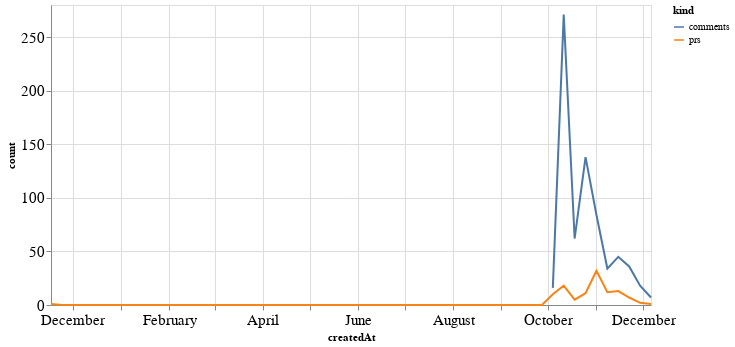

Notebook code cell kept with this figure:
### Code cell
alt.Chart(total_time, width=600).mark_line().encode(
    x='createdAt',
    y='count',
    color='kind'
)

### Figure 1 — Vega-Lite specification as saved in the notebook (floating-point values rounded to 4 significant figures)
{"config": {"axisLeft": {"labelFontSize": 15}, "axisBottom": {"labelFontSize": 15}}, "data": {"name": "data-7adf25f294d3f4b383d65e8ebafc4c41"}, "mark": "line", "encoding": {"color": {"type": "nominal", "field": "kind"}, "x": {"type": "temporal", "field": "createdAt"}, "y": {"type": "quantitative", "field": "count"}}, "width": 600, "$schema": "https://vega.github.io/schema/vega-lite/v4.8.1.json", "datasets": {"data-7adf25f294d3f4b383d65e8ebafc4c41": [{"createdAt": "2019-11-17T00:00:00", "kind": "prs", "count": 1.0}, {"createdAt": "2019-11-24T00:00:00", "kind": "prs", "count": 0.0}, {"createdAt": "2019-12-01T00:00:00", "kind": "prs", "count": 0.0}, {"createdAt": "2019-12-08T00:00:00", "kind": "prs", "count": 0.0}, {"createdAt": "2019-12-15T00:00:00", "kind": "prs", "count": 0.0}, {"createdAt": "2019-12-22T00:00:00", "kind": "prs", "count": 0.0}, {"createdAt": "2019-12-29T00:00:00", "kind": "prs", "count": 0.0}, {"createdAt": "2020-01-05T00:00:00", "kind": "prs", "count": 0.0}, {"createdAt": "2020-01-12T00:00:00", "kind": "prs", "count": 0.0}, {"createdAt": "2020-01-19T00:00:00", "kind": "prs", "count": 0.0}, {"createdAt": "2020-01-26T00:00:00", "kind": "prs", "count": 0.0}, {"createdAt": "2020-02-02T00:00:00", "kind": "prs", "count": 0.0}, {"createdAt": "2020-02-09T00:00:00", "kind": "prs", "count": 0.0}, {"createdAt": "2020-02-16T00:00:00", "kind": "prs", "count": 0.0}, {"createdAt": "2020-02-23T00:00:00", "kind": "prs", "count": 0.0}, {"createdAt": "2020-03-01T00:00:00", "kind": "prs", "count": 0.0}, {"createdAt": "2020-03-08T00:00:00", "kind": "prs", "count": 0.0}, {"createdAt": "2020-03-15T00:00:00", "kind": "prs", "count": 0.0}, {"createdAt": "2020-03-22T00:00:00", "kind": "prs", "count": 0.0}, {"createdAt": "2020-03-29T00:00:00", "kind": "prs", "count": 0.0}, {"createdAt": "2020-04-05T00:00:00", "kind": "prs", "count": 0.0}, {"createdAt": "2020-04-12T00:00:00", "kind": "prs", "count": 0.0}, {"createdAt": "2020-04-19T00:00:00", "kind": "prs", "count": 0.0}, {"createdAt": "2020-04-26T00:00:00", "kind": "prs", "count": 0.0}, {"createdAt": "2020-05-03T00:00:00", "kind": "prs", "count": 0.0}, {"createdAt": "2020-05-10T00:00:00", "kind": "prs", "count": 0.0}, {"createdAt": "2020-05-17T00:00:00", "kind": "prs", "count": 0.0}, {"createdAt": "2020-05-24T00:00:00", "kind": "prs", "count": 0.0}, {"createdAt": "2020-05-31T00:00:00", "kind": "prs", "count": 0.0}, {"createdAt": "2020-06-07T00:00:00", "kind": "prs", "count": 0.0}, {"createdAt": "2020-06-14T00:00:00", "kind": "prs", "count": 0.0}, {"createdAt": "2020-06-21T00:00:00", "kind": "prs", "count": 0.0}, {"createdAt": "2020-06-28T00:00:00", "kind": "prs", "count": 0.0}, {"createdAt": "2020-07-05T00:00:00", "kind": "prs", "count": 0.0}, {"createdAt": "2020-07-12T00:00:00", "kind": "prs", "count": 0.0}, {"createdAt": "2020-07-19T00:00:00", "kind": "prs", "count": 0.0}, {"createdAt": "2020-07-26T00:00:00", "kind": "prs", "count": 0.0}, {"createdAt": "2020-08-02T00:00:00", "kind": "prs", "count": 0.0}, {"createdAt": "2020-08-09T00:00:00", "kind": "prs", "count": 0.0}, {"createdAt": "2020-08-16T00:00:00", "kind": "prs", "count": 0.0}, {"createdAt": "2020-08-23T00:00:00", "kind": "prs", "count": 0.0}, {"createdAt": "2020-08-30T00:00:00", "kind": "prs", "count": 0.0}, {"createdAt": "2020-09-06T00:00:00", "kind": "prs", "count": 0.0}, {"createdAt": "2020-09-13T00:00:00", "kind": "prs", "count": 0.0}, {"createdAt": "2020-09-20T00:00:00", "kind": "prs", "count": 0.0}, {"createdAt": "2020-09-27T00:00:00", "kind": "prs", "count": 0.0}, {"createdAt": "2020-10-04T00:00:00", "kind": "prs", "count": 10.0}, {"createdAt": "2020-10-11T00:00:00", "kind": "prs", "count": 18.0}, {"createdAt": "2020-10-18T00:00:00", "kind": "prs", "count": 5.0}, {"createdAt": "2020-10-25T00:00:00", "kind": "prs", "count": 11.0}, {"createdAt": "2020-11-01T00:00:00", "kind": "prs", "count": 32.0}, {"createdAt": "2020-11-08T00:00:00", "kind": "prs", "count": 12.0}, {"createdAt": "2020-11-15T00:00:00", "kind": "prs", "count": 13.0}, {"createdAt": "2020-11-22T00:00:00", "kind": "prs", "count": 7.0}, {"createdAt": "2020-11-29T00:00:00", "kind": "prs", "count": 2.0}, {"createdAt": "2020-12-06T00:00:00", "kind": "prs", "count": 1.0}, {"createdAt": "2019-11-17T00:00:00", "kind": "comments", "count": null}, {"createdAt": "2019-11-24T00:00:00", "kind": "comments", "count": null}, {"createdAt": "2019-12-01T00:00:00", "kind": "comments", "count": null}, {"createdAt": "2019-12-08T00:00:00", "kind": "comments", "count": null}, {"createdAt": "2019-12-15T00:00:00", "kind": "comments", "count": null}, {"createdAt": "2019-12-22T00:00:00", "kind": "comments", "count": null}, {"createdAt": "2019-12-29T00:00:00", "kind": "comments", "count": null}, {"createdAt": "2020-01-05T00:00:00", "kind": "comments", "count": null}, {"createdAt": "2020-01-12T00:00:00", "kind": "comments", "count": null}, {"createdAt": "2020-01-19T00:00:00", "kind": "comments", "count": null}, {"createdAt": "2020-01-26T00:00:00", "kind": "comments", "count": null}, {"createdAt": "2020-02-02T00:00:00", "kind": "comments", "count": null}, {"createdAt": "2020-02-09T00:00:00", "kind": "comments", "count": null}, {"createdAt": "2020-02-16T00:00:00", "kind": "comments", "count": null}, {"createdAt": "2020-02-23T00:00:00", "kind": "comments", "count": null}, {"createdAt": "2020-03-01T00:00:00", "kind": "comments", "count": null}, {"createdAt": "2020-03-08T00:00:00", "kind": "comments", "count": null}, {"createdAt": "2020-03-15T00:00:00", "kind": "comments", "count": null}, {"createdAt": "2020-03-22T00:00:00", "kind": "comments", "count": null}, {"createdAt": "2020-03-29T00:00:00", "kind": "comments", "count": null}, {"createdAt": "2020-04-05T00:00:00", "kind": "comments", "count": null}, {"createdAt": "2020-04-12T00:00:00", "kind": "comments", "count": null}, {"createdAt": "2020-04-19T00:00:00", "kind": "comments", "count": null}, {"createdAt": "2020-04-26T00:00:00", "kind": "comments", "count": null}, {"createdAt": "2020-05-03T00:00:00", "kind": "comments", "count": null}, {"createdAt": "2020-05-10T00:00:00", "kind": "comments", "count": null}, {"createdAt": "2020-05-17T00:00:00", "kind": "comments", "count": null}, {"createdAt": "2020-05-24T00:00:00", "kind": "comments", "count": null}, {"createdAt": "2020-05-31T00:00:00", "kind": "comments", "count": null}, {"createdAt": "2020-06-07T00:00:00", "kind": "comments", "count": null}, {"createdAt": "2020-06-14T00:00:00", "kind": "comments", "count": null}, {"createdAt": "2020-06-21T00:00:00", "kind": "comments", "count": null}, {"createdAt": "2020-06-28T00:00:00", "kind": "comments", "count": null}, {"createdAt": "2020-07-05T00:00:00", "kind": "comments", "count": null}, {"createdAt": "2020-07-12T00:00:00", "kind": "comments", "count": null}, {"createdAt": "2020-07-19T00:00:00", "kind": "comments", "count": null}, {"createdAt": "2020-07-26T00:00:00", "kind": "comments", "count": null}, {"createdAt": "2020-08-02T00:00:00", "kind": "comments", "count": null}, {"createdAt": "2020-08-09T00:00:00", "kind": "comments", "count": null}, {"createdAt": "2020-08-16T00:00:00", "kind": "comments", "count": null}, {"createdAt": "2020-08-23T00:00:00", "kind": "comments", "count": null}, {"createdAt": "2020-08-30T00:00:00", "kind": "comments", "count": null}, {"createdAt": "2020-09-06T00:00:00", "kind": "comments", "count": null}, {"createdAt": "2020-09-13T00:00:00", "kind": "comments", "count": null}, {"createdAt": "2020-09-20T00:00:00", "kind": "comments", "count": null}, {"createdAt": "2020-09-27T00:00:00", "kind": "comments", "count": null}, {"createdAt": "2020-10-04T00:00:00", "kind": "comments", "count": 16.0}, {"createdAt": "2020-10-11T00:00:00", "kind": "comments", "count": 271.0}, {"createdAt": "2020-10-18T00:00:00", "kind": "comments", "count": 62.0}, {"createdAt": "2020-10-25T00:00:00", "kind": "comments", "count": 138.0}, {"createdAt": "2020-11-01T00:00:00", "kind": "comments", "count": 84.0}, {"createdAt": "2020-11-08T00:00:00", "kind": "comments", "count": 34.0}, {"createdAt": "2020-11-15T00:00:00", "kind": "comments", "count": 45.0}, {"createdAt": "2020-11-22T00:00:00", "kind": "comments", "count": 36.0}, {"createdAt": "2020-11-29T00:00:00", "kind": "comments", "count": 18.0}, {"createdAt": "2020-12-06T00:00:00", "kind": "comments", "count": 7.0}]}}
